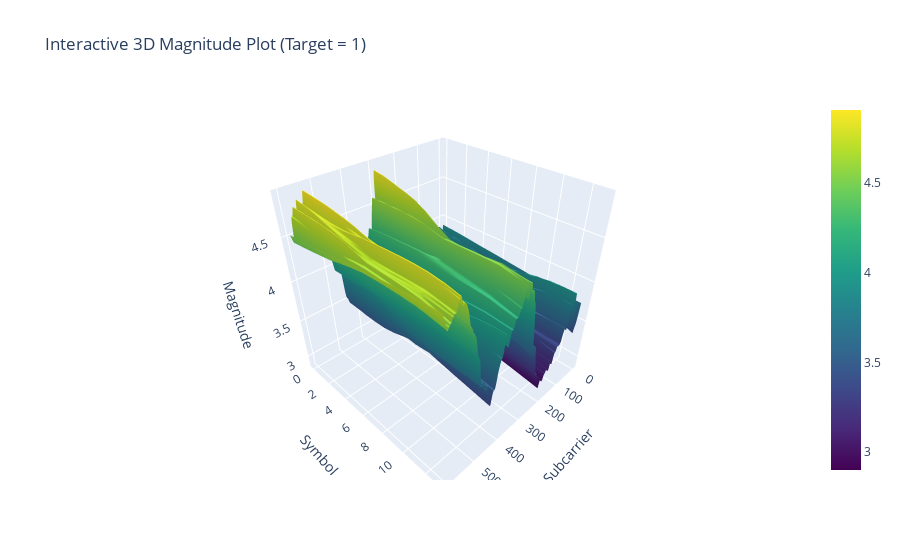

The notebook cell saved with this chart:
### Code cell
import plotly.graph_objects as go
import pandas as pd
import numpy as np

# Assume mag_0, mag_1 are 100x600 numpy arrays from earlier
Z = mag_1[0]  # or mag_1
x = np.arange(Z.shape[1])  # subcarriers
y = np.arange(Z.shape[0])  # symbols

fig = go.Figure(data=[go.Surface(z=Z, x=x, y=y, colorscale='Viridis')])
fig.update_layout(
    title='Interactive 3D Magnitude Plot (Target = 1)',
    scene=dict(
        xaxis_title='Subcarrier',
        yaxis_title='Symbol',
        zaxis_title='Magnitude'
    ),
    autosize=True
)

fig.show()

### Figure 1 — Plotly figure (JSON) as saved in the notebook; plotly's stock layout.template omitted (floating-point values rounded to 4 significant figures; data arrays with more than 128 entries replaced by an {"elided": "..."} marker saying what was removed)
{"data": [{"colorscale": [[0, "#440154"], [0.1111, "#482878"], [0.2222, "#3e4989"], [0.3333, "#31688e"], [0.4444, "#26828e"], [0.5556, "#1f9e89"], [0.6667, "#35b779"], [0.7778, "#6ece58"], [0.8889, "#b5de2b"], [1, "#fde725"]], "type": "surface", "x": {"elided": "600 int values"}, "y": [0, 1, 2, 3, 4, 5, 6, 7, 8, 9, 10, 11, 12, 13], "z": {"elided": "14x600 float values"}}], "layout": {"autosize": true, "scene": {"xaxis": {"title": {"text": "Subcarrier"}}, "yaxis": {"title": {"text": "Symbol"}}, "zaxis": {"title": {"text": "Magnitude"}}}, "title": {"text": "Interactive 3D Magnitude Plot (Target = 1)"}}}
